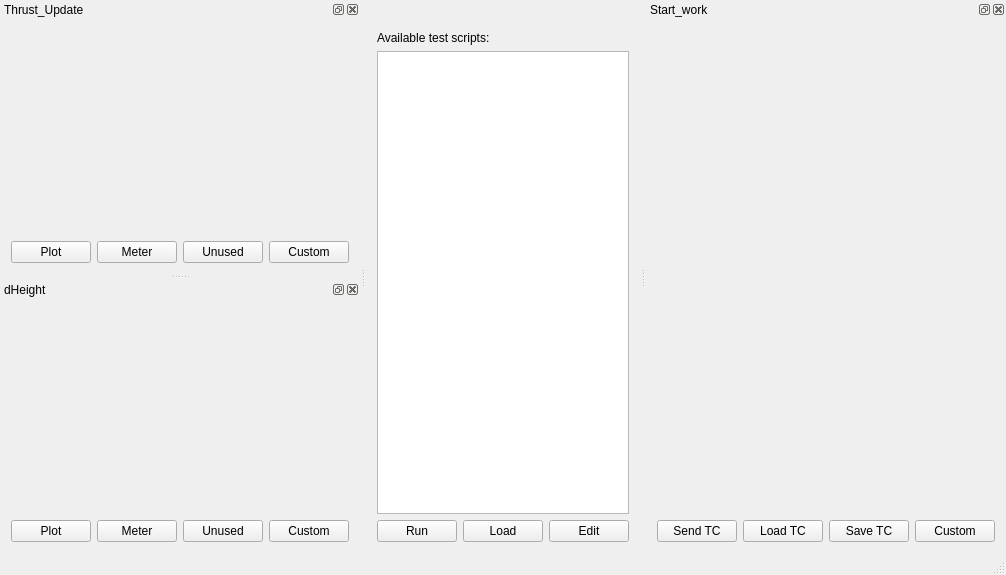
<?xml version="1.0" encoding="UTF-8"?>
<ui version="4.0">
 <class>MainWindow</class>
 <widget class="TasteMainWindow" name="MainWindow">
  <property name="geometry">
   <rect>
    <x>0</x>
    <y>0</y>
    <width>710</width>
    <height>575</height>
   </rect>
  </property>
  <property name="windowTitle">
   <string>ground</string>
  </property>
  <property name="tabShape">
   <enum>QTabWidget::Rounded</enum>
  </property>
  <property name="dockOptions">
   <set>QMainWindow::AllowNestedDocks|QMainWindow::AllowTabbedDocks|QMainWindow::AnimatedDocks</set>
  </property>
  <widget class="QWidget" name="centralWidget">
  <layout class="QVBoxLayout" name="verticalLayout">
     <item>
      <widget class="QLabel" name="tasteLogo" native="true">
       <property name="pixmap">
        <pixmap>tasteLogo_white.png</pixmap>
       </property>
      </widget>
     </item>
     <item>
      <widget class="QLabel" name="instructions" native="true">
       <property name="text">
        <string>Available test scripts:</string>
       </property>
      </widget>
     </item>
     <item>
      <widget class="QListWidget" name="msc" native="true"/>
     </item>
     <item>
      <layout class="QHBoxLayout" name="horizontalLayout">
       <item>
        <widget class="QPushButton" name="runMSC">
         <property name="text">
          <string>Run</string>
         </property>
        </widget>
       </item>
       <item>
        <widget class="QPushButton" name="loadMSC">
         <property name="text">
          <string>Load</string>
         </property>
        </widget>
       </item>
       <item>
        <widget class="QPushButton" name="editMSC">
         <property name="text">
          <string>Edit</string>
         </property>
        </widget>
       </item>
      </layout>
     </item>
    </layout>
   </widget>
   <widget class="QStatusBar" name="statusBar"/>
  <widget class="QDockWidget" name="tm_0">
   <property name="allowedAreas">
    <set>Qt::RightDockWidgetArea</set>
   </property>
   <property name="windowTitle">
    <string>Thrust_Update</string>
   </property>
   <attribute name="dockWidgetArea">
    <number>1</number>
   </attribute>
   <widget class="QWidget" name="dockWidgetContents">
    <layout class="QVBoxLayout" name="verticalLayout">
     <item>
      <widget class="asn1Viewer" name="Thrust_Update" native="true"/>
     </item>
     <item>
      <layout class="QHBoxLayout" name="horizontalLayout">
       <item>
        <widget class="QPushButton" name="plotButton">
         <property name="text">
          <string>Plot</string>
         </property>
        </widget>
       </item>
       <item>
        <widget class="QPushButton" name="meterButton">
         <property name="text">
          <string>Meter</string>
         </property>
        </widget>
       </item>
       <item>
        <widget class="QPushButton" name="unusedButton">
         <property name="text">
          <string>Unused</string>
         </property>
        </widget>
       </item>
       <item>
        <widget class="QPushButton" name="customCombo">
         <property name="text">
          <string>Custom</string>
         </property>
        </widget>
       </item>
      </layout>
     </item>
    </layout>
   </widget>
  </widget>
  <widget class="QDockWidget" name="tc_1">
   <property name="allowedAreas">
    <set>Qt::RightDockWidgetArea</set>
   </property>
   <property name="windowTitle">
    <string>Start_work</string>
   </property>
   <attribute name="dockWidgetArea">
    <number>2</number>
   </attribute>
   <widget class="QWidget" name="dockWidgetContents">
    <layout class="QVBoxLayout" name="verticalLayout">
     <item>
      <widget class="asn1Editor" name="Start_work" native="true"/>
     </item>
     <item>
      <layout class="QHBoxLayout" name="horizontalLayout">
       <item>
        <widget class="QPushButton" name="sendButton">
         <property name="text">
          <string>Send TC</string>
         </property>
        </widget>
       </item>
       <item>
        <widget class="QPushButton" name="loadButton">
         <property name="text">
          <string>Load TC</string>
         </property>
        </widget>
       </item>
       <item>
        <widget class="QPushButton" name="saveButton">
         <property name="text">
          <string>Save TC</string>
         </property>
        </widget>
       </item>
       <item>
        <widget class="QPushButton" name="customCombo">
         <property name="text">
          <string>Custom</string>
         </property>
        </widget>
       </item>
      </layout>
     </item>
    </layout>
   </widget>
  </widget>
  <widget class="QDockWidget" name="tm_2">
   <property name="allowedAreas">
    <set>Qt::RightDockWidgetArea</set>
   </property>
   <property name="windowTitle">
    <string>dHeight</string>
   </property>
   <attribute name="dockWidgetArea">
    <number>1</number>
   </attribute>
   <widget class="QWidget" name="dockWidgetContents">
    <layout class="QVBoxLayout" name="verticalLayout">
     <item>
      <widget class="asn1Viewer" name="dHeight" native="true"/>
     </item>
     <item>
      <layout class="QHBoxLayout" name="horizontalLayout">
       <item>
        <widget class="QPushButton" name="plotButton">
         <property name="text">
          <string>Plot</string>
         </property>
        </widget>
       </item>
       <item>
        <widget class="QPushButton" name="meterButton">
         <property name="text">
          <string>Meter</string>
         </property>
        </widget>
       </item>
       <item>
        <widget class="QPushButton" name="unusedButton">
         <property name="text">
          <string>Unused</string>
         </property>
        </widget>
       </item>
       <item>
        <widget class="QPushButton" name="customCombo">
         <property name="text">
          <string>Custom</string>
         </property>
        </widget>
       </item>
      </layout>
     </item>
    </layout>
   </widget>
  </widget>
 </widget>
 <layoutdefault spacing="6" margin="11"/>
 <customwidgets>
     <customwidget>
          <class>asn1Editor</class>
          <extends>QWidget</extends>
          <header>asn1_value_editor</header>
     </customwidget>
     <customwidget>
          <class>asn1Viewer</class>
          <extends>QWidget</extends>
          <header>asn1_value_editor</header>
     </customwidget>
     <customwidget>
          <class>TasteMainWindow</class>
          <extends>QMainWindow</extends>
          <header>TasteMainWindow</header>
     </customwidget>
 </customwidgets>
 <resources/>
 <connections/>
</ui>
